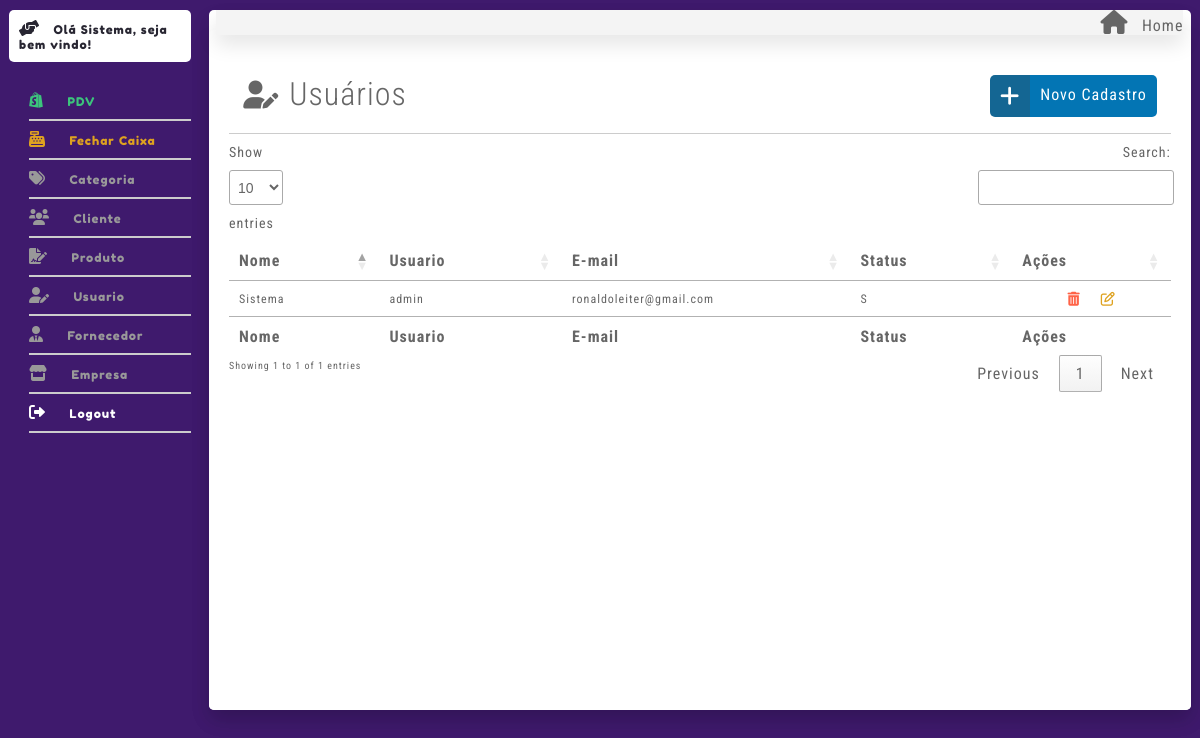
The app's page /index.php?controller=UsuarioController&metodo=Listar (signed in) with its own data.
### tables this page shows
CREATE TABLE `usuario` (
  `ID` int(11) NOT NULL,
  `NOME` varchar(255) DEFAULT NULL,
  `USUARIO` varchar(60) DEFAULT NULL,
  `SENHA` varchar(100) DEFAULT NULL,
  `PERFIL` int(11) DEFAULT NULL,
  `EMAIL` varchar(80) DEFAULT NULL,
  `IMAGEM` varchar(100) DEFAULT NULL,
  `ATIVO` enum('S','N') DEFAULT NULL
);

### src/Controllers/UsuarioController.php (called while the page is built, shortened)
<?php
class UsuarioController extends Notifications
{
    public function Listar()
    {
        $usuDao = new UsuarioDao();
        $ret = $usuDao->ListarTodos();
        require_once "Views/Painel/Index.php";
    }
}

### src/index.php (called while the page is built, shortened)
<?php
if ($_GET) {
    $metodo = $_GET['metodo'];
    $entity = new $controllerClass();
    $entity->$metodo();
} else {
    require_once 'Controllers/BaseController.php';
    $start = new BaseController();
    $start->Login();
}

### src/Models/Contexto.php (called while the page is built, shortened)
<?php
class Contexto
{
    protected $banco;
    protected function __construct() {
        $inf = "mysql:host=localhost;dbname=ar3_pdv";
        try {
            $this->banco = new PDO($inf, "root", "",array(PDO::MYSQL_ATTR_INIT_COMMAND => "SET NAMES utf8"));
            $this->banco->setAttribute(PDO::ATTR_ERRMODE, PDO::ERRMODE_EXCEPTION);
        } catch (PDOException $e) {
            die($e->getMessage());
        }
    }
    protected function ObterTodos($tabela){
        $sql = "SELECT * FROM {$tabela} ORDER BY ID DESC";
        try{
            $p = $this->banco->prepare($sql);
            $ret = $p->execute();
            $this->banco = null;
            if(!$ret){
                echo "Erro ao buscar {$tabela}";
            }else{
                $retor = $p->fetchAll(PDO::FETCH_OBJ);
                return $retor;
            }
        }catch(PDOException $e){
           die($e->getMessage());
        }
    }
}

### src/Models/UsuarioDao.php (called while the page is built, shortened)
<?php
class UsuarioDao extends Contexto
{
    public function ListarTodos()
    {
        return $this->ObterTodos('USUARIO');
    }
}

### src/Views/Usuario/Listar.php (the view, shortened to what this page needs)
<section class='canva shadow-down mg-t-2 bg-branco radius pd-20'>
    <div class="box-12 flex justify-center limpar">
        <div class="box-8">
            <h1 class="fonte32 fonte-roboto fw-300 mg-b-2"><i class="fa-solid fa-user-pen fonte28 fnc-cinza mg-r-1"></i>Usuários</h1>
        </div>
        <div class="box-4 new-add">
            <div class="w-100 flex justify-end">
                <div class="w-30 bg-p2-azul-escuro pd-10 radius-start"><i class="fa-solid fa-plus fonte22 fnc-branco fonte-open fw-bold"></i></div>
                <div class="w-70 bg-p2-azul pd-10 radius-end"><a href="index.php?controller=UsuarioController&metodo=Index" class="fnc-branco ">Novo Cadastro</a></div>
            </div>
        </div>
    </div>
    <div class="divider limpar"></div>
    <table id="table" class="">
        <thead class="head">
            <tr>
                <th class="pd-10 fonte16 fw-400 espaco-letra fnc-preto fonte-poppin txt-e">Nome</th>
                <th class="pd-10 fonte16 fw-400 espaco-letra fnc-preto fonte-poppin txt-e">Usuario</th>
                <th class="pd-10 fonte16 fw-400 espaco-letra fnc-preto fonte-poppin txt-e">E-mail</th>
                <th class="pd-10 fonte16 fw-400 espaco-letra fnc-preto fonte-poppin txt-e">Status</th>
                <th class="pd-10 fonte16 fw-400 espaco-letra fnc-preto fonte-poppin txt-e">Ações</th>
            </tr>
        </thead>
        <tbody>
            <form action="" method="POST" class="bg-p3-paper">
                <?php
                if (isset($ret) && count($ret) > 0) {
                    foreach ($ret as $dados) { ?>
                        <tr class="zebra">
                            <td class="pd-l-1 fonte12 espaco-letra txt-e"><?php echo $dados->NOME; ?></td>
                            <td class="pd-l-1 fonte12 espaco-letra txt-e"><?php echo $dados->USUARIO; ?></td>
                            <td class="pd-l-1 fonte12 espaco-letra txt-e"><?php echo $dados->EMAIL; ?></td>
                            <td class="pd-l-1 fonte12 espaco-letra txt-e"><?php echo $dados->ATIVO; ?></td>
                            <td class="pd-l-1 fonte12 espaco-letra txt-e flex justify-center item-centro">
                                <a href="index.php?controller=UsuarioController&metodo=DeleteConfirm&id=<?php echo $dados->ID ?>"> <i class="fa-solid fa-trash-can fonte14 fnc-tomato mg-r-2"></i> </a>
                                <a href="index.php?controller=UsuarioController&metodo=Index&id=<?php echo $dados->ID ?>"> <i class="fa-regular fa-pen-to-square fonte14 fnc-laranja"></i> </a>
                            </td>
                        </tr>
                <?php     }
                }
                ?>
            </form>
        </tbody>
        <tfoot>
            <tr>
                <th class="pd-10 fonte16 fw-400 espaco-letra fnc-preto fonte-poppin txt-e">Nome</th>
                <th class="pd-10 fonte16 fw-400 espaco-letra fnc-preto fonte-poppin txt-e">Usuario</th>
                <th class="pd-10 fonte16 fw-400 espaco-letra fnc-preto fonte-poppin txt-e">E-mail</th>
                <th class="pd-10 fonte16 fw-400 espaco-letra fnc-preto fonte-poppin txt-e">Status</th>
                <th class="pd-10 fonte16 fw-400 espaco-letra fnc-preto fonte-poppin txt-e">Ações</th>
            </tr>
        </tfoot>
    </table>
</section>

### records on screen
usuario: NOME "Sistema", USUARIO "admin", EMAIL "ronaldoleiter@gmail.com", ATIVO "S"

### other values on screen
$_SESSION['nome'] "Sistema"
